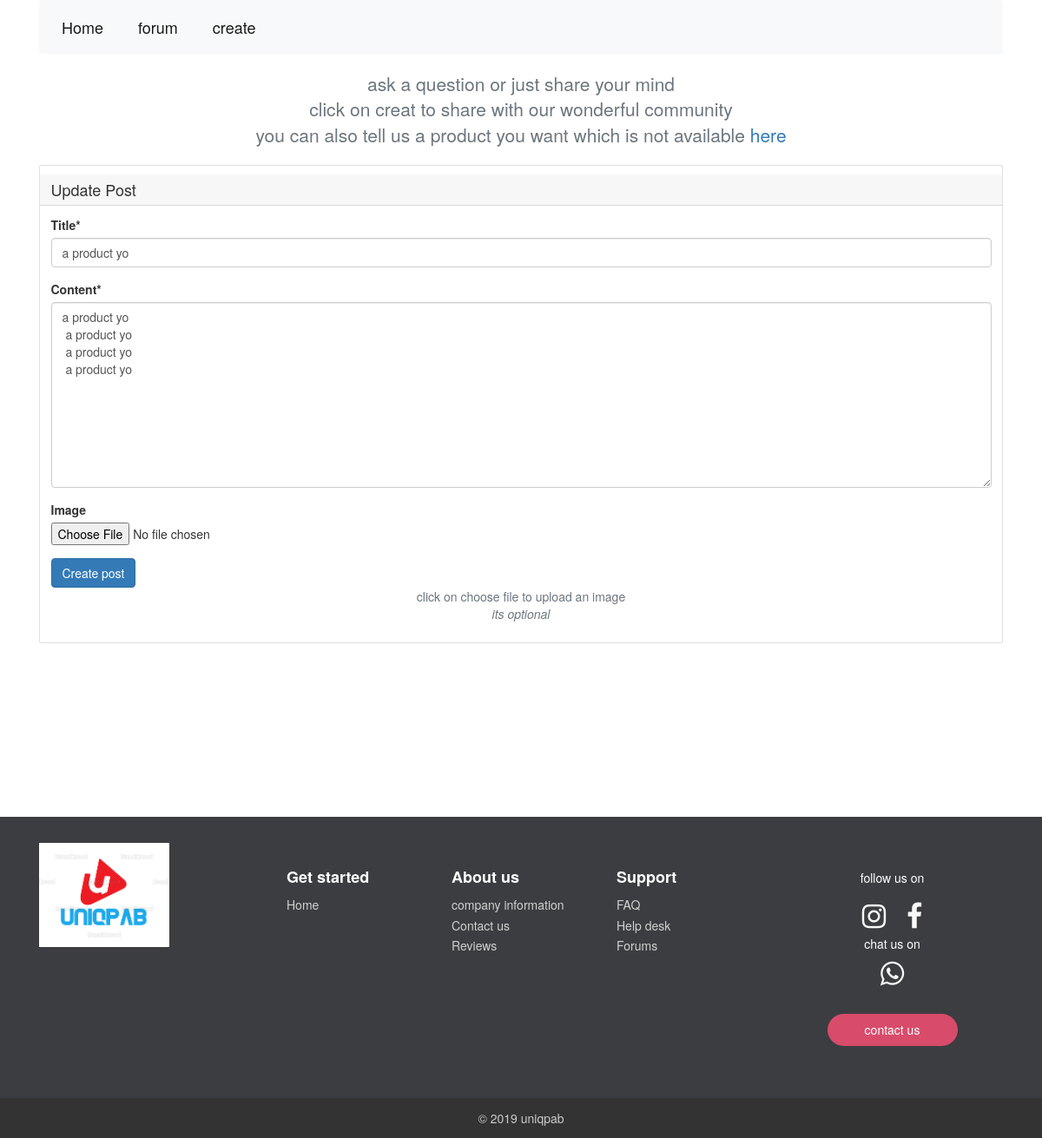
The page /forum/update/10/ on the database its author committed.
### blog/models.py (models this page shows, shortened)
class Post(models.Model):
    title = models.CharField(max_length=200)
    content = models.TextField()
    image = models.ImageField(null=True, blank=True, upload_to='blog_image/%Y/%m/%d')
    timestamp = models.DateTimeField(auto_now=False, auto_now_add=True)
    update = models.DateTimeField(auto_now=True, auto_now_add=False)

### blog/views.py (the view)
# urls.py: path('update/<int:id>/', views.blog_update, name="blog_update"),
def blog_update(request, id=None):
    post = get_object_or_404(Post, id=id)
    form = PostForm(request.POST or None, instance=post)
    if form.is_valid():
        post = form.save(commit=False)
        post.save()
        messages.success(request, 'Post is updated successfully!', extra_tags='alert')
        return redirect('blog:blog_detailpage', id=id)
    context = {
        "post": post,
        "form": form,
        "header":"Update Post"
    }
    return render(request, 'blog/post_form.html', context)

### blog/forms.py
class PostForm(forms.ModelForm):
    class Meta:
        model = Post
        fields = [
            "title",
            "content",
            "image"
        ]

### cart/context_processors.py (called while the page is built)
def cart(request):
    return {'cart': Cart(request)}

### blog/templates/blog/post_form.html (shortened to what this page needs)
{% extends 'base.html' %}
{% load crispy_forms_tags %}
{% block content %}
<div class="card">
  <h4 class="card-header">{{ header }}</h4>
  <div class="card-body">
    <form action="" method="POST" enctype="multipart/form-data">
   {{ form|crispy }}
    <input type="submit" value="Create post">
    </form>
    <p class="text-muted text-center">click on choose file to upload an image <br> <em>its optional</em></p>
  </div>
</div>
{% endblock %}

### shop/static/css/Footer-with-button-logo.css (style rules this page uses)
html { height: 100%; }
body { display: flex; display: -webkit-flex; flex-direction: column; -webkit-flex-direction: column; height: 100%; }

### rows shown on the page
Post: title "a product yo", content "a product yo a product yo a product yo a product yo"

### other values the page prints
{{ header }} "Update Post"
